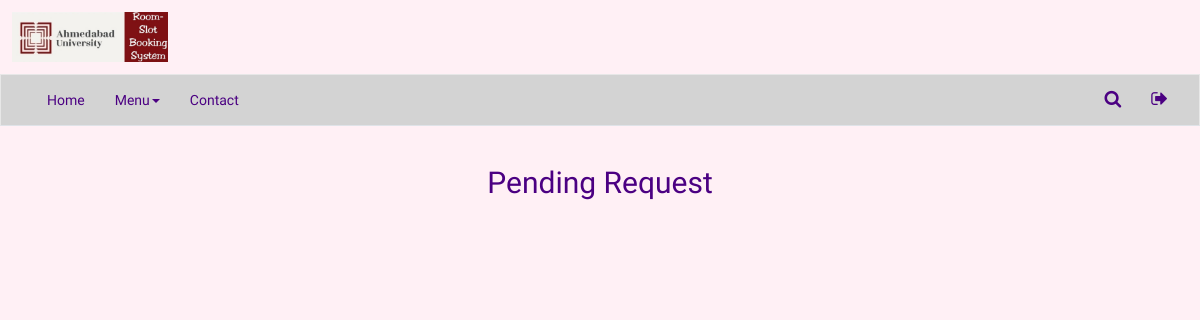
Before: /home/ with the older database file.
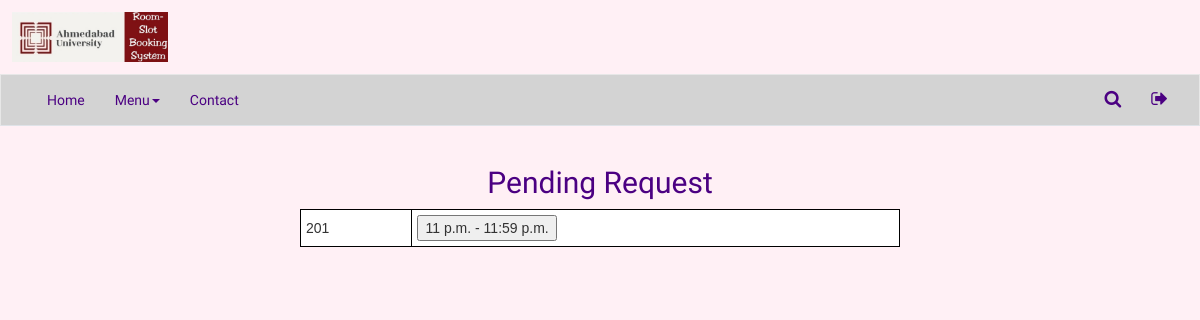
After: the same page with the newer database file.
### req/models.py (models this page shows, shortened)
class Request(models.Model):
    details = models.CharField(max_length = 500)
    room = models.CharField(max_length = 3)
    event = models.CharField(max_length = 10)
    requested_by = models.CharField(max_length=20)
    date = models.DateField(null = True)
    from_ts = models.TimeField()
    to_ts = models.TimeField()

### req/views.py (the view, shortened to what this page needs)
# urls.py: path('',views.viewRequests, name = 'viewRequests')
def viewRequests(request):
    cleanExpiredRequests()
    dateReq = None
    if request.method == 'GET':
        dateReq = date.today()
    pendingReq = defaultdict(list)
    pendingReq = dict(getPendingRequest(dateReq))
    return  render(request, 'pendingrequest.html',{'pendingReq':pendingReq})

### req/views.py (called while the page is built)
def getPendingRequest(dateReq):
    request_query_set = None
    request_query_set = Request.objects.filter(date = dateReq).order_by('room','from_ts')
    req_room_dict = defaultdict(list)
    pendingReq = defaultdict(list)
    for req in request_query_set:
        req_room_dict[req.room].append(req)
    for room_key,req_list in req_room_dict.items():
        req_append = []
        to = time(23,59)
        for req in req_list:
            to = req.to_ts
            if req.from_ts < to:
                req_append.append(req)
            else:
                pendingReq[room_key].append(req_append)
                req_append = []
        pendingReq[room_key].append(req_append)
    return pendingReq

def cleanExpiredRequests():
    Request.objects.filter(date__lt = date.today(), from_ts__lt = datetime.now().strftime("%H:%M"))

### req/templates/pendingrequest.html (shortened to what this page needs)
<!DOCTYPE html>
<html lang="en">
<head>
{% load static %}
<link rel="stylesheet" href="https://maxcdn.bootstrapcdn.com/font-awesome/4.7.0/css/font-awesome.min.css">
<link rel="stylesheet" href="https://maxcdn.bootstrapcdn.com/bootstrap/3.3.7/css/bootstrap.min.css">
<link href="{% static 'pendingrequest.css' %}" rel="stylesheet" type="text/css">
</head>
<body>
	<img src="{% static 'logo2.jpeg' %}" style="width: 15%; padding: 12px;">
<nav class="navbar navbar-default navbar-expand-lg navbar-light">
	<div id="navbarCollapse" class="collapse navbar-collapse">
		<ul class="nav navbar-nav navbar-left ml-auto">
			<li class="nav-item"><a href="#" class="nav-link">Home</a></li>
			<li class="nav-item dropdown">
				<a data-toggle="dropdown" class="nav-link dropdown-toggle" href="#">Menu<b class="caret"></b></a>
			</li>
			<li class="nav-item "><a href="#" class="nav-link">Contact</a></li>
		</ul>
		<ul class="nav navbar-nav navbar-right ml-auto">
			<li type="button" class="nav-item dropdown" data-toggle="tooltip" data-placement="bottom" title="Search">
				<a data-toggle="dropdown" class="nav-link dropdown-toggle" href="#"><i class="fa fa-search"></i></a>
			</li>
			<li type="button" class="nav-item" data-toggle="tooltip" data-placement="bottom" title="Logout"><a href="{% url 'db:user_logout' %}" class="nav-link"><i class="fa fa-sign-out"></i></a></li>
		</ul>
  </div>
</nav>
<div style="background-color: lavenderblush" class="table-responsive">
    <h2>Pending Request</h2>
    <table id="customers" style="width:auto; min-width: 50%;">
        {% for room,data in pendingReq.items %}
            {% for clash_block in data %}
                <td rowspan = "{{clash_block|length}}"> {{ room }} </td>
                <td><button> {{clash_block.0.from_ts}} - {{clash_block.0.to_ts}} </button></td>
            {% endfor %}
        {% endfor %}
    </table>
</div>
</body>
</html>

### req/static/pendingrequest.css (style rules this page uses)
body { font-family: 'Varela Round', sans-serif; background-color: lavenderblush; }
h2 { text-align: center; color:indigo; }
table { background-color: mistyrose; position: relative; margin-left: auto; margin-right: auto; }
table,th,td { border-collapse: collapse; border: 1px solid black; }
th,td { padding:5px; text-align: left; }
#customers { font-family: "Trebuchet MS", Arial, Helvetica, sans-serif; border-collapse: collapse; background-color: white; }
#customers td, #customers th { border: 1px solid black; padding: 5px; }
.navbar { background:lightgray; padding-left: 16px; padding-right: 16px; border-bottom: 1px solid #dfe3e8; border-radius: 0; }
.navbar ul.nav li a { color: indigo; }
.navbar .nav-item i { font-size: 18px; line-height: 16px; }
.navbar .navbar-right .dropdown-toggle::after { display: none; }

Changed rows visible on the page:
added Request: room "201", from_ts "11 p.m.", to_ts "11:59 p.m."
